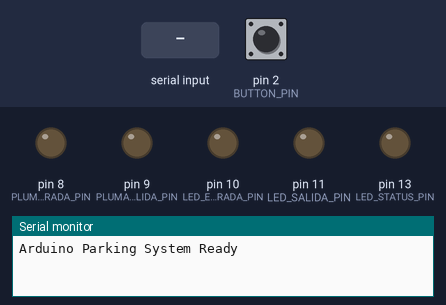
Simulated run of this sketch. Board: Arduino Uno, built with avr-gcc and run on an emulated ATmega328P. Parts: output pins drawn as LEDs (lit = HIGH), the last lines printed to the serial monitor. The inputs (shaded band) are chosen by the test bench; at power-on: pin 2 (BUTTON_PIN) HIGH.

Above: at 2.7 s.
2.8 s: pin 2 (BUTTON_PIN) pulled LOW for 0.15 s
At 3.9 s:
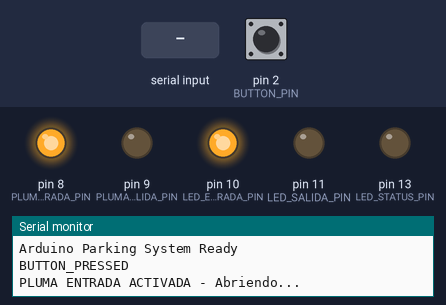
4.5 s: "OPEN_GATE\n" received over Serial
At 5.1 s:
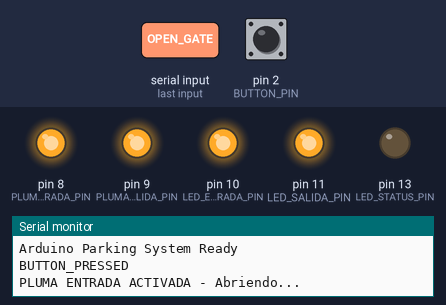
6.0 s: "CLOSE_ENTRY_GATE\n" received over Serial
At 6.3 s:
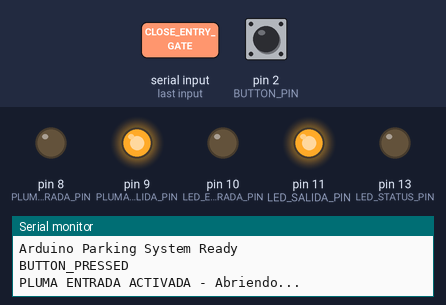
7.5 s: "CLOSE_GATE\n" received over Serial
At 8.7 s:
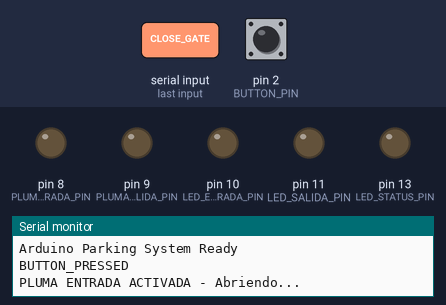
9.0 s: "OPEN_ENTRY_GATE\n" received over Serial
At 9.9 s:
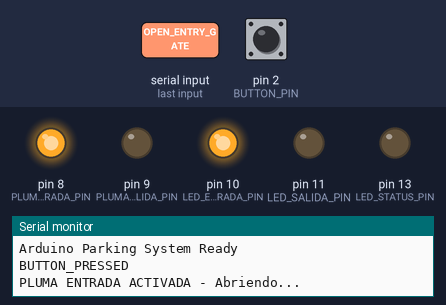
Timing chart, 0 to 25.5 s (numbered marks = the images above; inputs shaded):
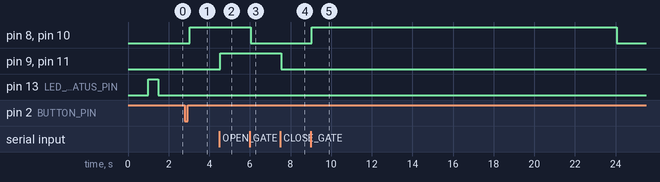

Measured:
- after the input at 2.8 s, pin 8 (PLUMA_ENTRADA_PIN), pin 10 (LED_ENTRADA_PIN): LOW → HIGH after 0.25 s
- after the input at 4.5 s, pin 9 (PLUMA_SALIDA_PIN), pin 11 (LED_SALIDA_PIN): LOW → HIGH after 0.05 s
- after the input at 6.0 s, pin 8 (PLUMA_ENTRADA_PIN), pin 10 (LED_ENTRADA_PIN): HIGH → LOW after 0.05 s
- after the input at 7.5 s, pin 9 (PLUMA_SALIDA_PIN), pin 11 (LED_SALIDA_PIN): HIGH → LOW after 0.06 s
- after the input at 9.0 s, pin 8 (PLUMA_ENTRADA_PIN), pin 10 (LED_ENTRADA_PIN): LOW → HIGH after 0.06 s, → LOW 15.0 s later

The sketch:

arduinoCodigo.ino
```cpp
/*
 * Sketch Arduino para Sistema de Parking Completo
 *
 * ENTRADA (Doble control):
 * - Botón físico en pin 2 → Controla pluma de entrada (pin 8)
 * - Comandos seriales → También controla pluma de entrada
 * - Cuando se presiona botón, abre pluma por 15 seg automáticamente
 * - Comandos: "OPEN_ENTRY_GATE" y "CLOSE_ENTRY_GATE"
 *
 * SALIDA:
 * - Solo comandos seriales → Controla pluma de salida (pin 9)
 * - Comandos: "OPEN_GATE" y "CLOSE_GATE"
 *
 * COMANDOS DISPONIBLES:
 * - "OPEN_ENTRY_GATE": Abre pluma entrada
 * - "CLOSE_ENTRY_GATE": Cierra pluma entrada
 * - "OPEN_GATE": Abre pluma salida
 * - "CLOSE_GATE": Cierra pluma salida
 * - "STATUS": Estado del sistema
 *
 * CONEXIONES:
 * - Botón: Pin 2 y GND
 * - Pluma entrada: Pin 8 (LOW=cerrada, HIGH=abierta)
 * - Pluma salida: Pin 9 (LOW=cerrada, HIGH=abierta)
 * - LED entrada: Pin 10 (HIGH=encendido cuando pluma abierta)
 * - LED salida: Pin 11 (HIGH=encendido cuando pluma abierta)
 * - LED status: Pin 13 (LED integrado para indicaciones)
 */

 const int BUTTON_PIN = 2;        // Pin donde está conectado el botón
 const int LED_STATUS_PIN = 13;   // LED integrado para status general
 const int PLUMA_ENTRADA_PIN = 8; // Pin para controlar la pluma de ENTRADA
 const int PLUMA_SALIDA_PIN = 9;  // Pin para controlar la pluma de SALIDA

 // Pines para LEDs individuales
 const int LED_ENTRADA_PIN = 10;  // LED para indicar estado de pluma ENTRADA
 const int LED_SALIDA_PIN = 11;   // LED para indicar estado de pluma SALIDA

 // Variables para debounce
 int lastButtonState = HIGH;
 int buttonState = HIGH;
 unsigned long lastDebounceTime = 0;
 unsigned long debounceDelay = 50;  // 50ms de debounce

 // Variables auxiliares
 bool initialized = false;
 bool buttonTypeDetected = false;
 bool buttonConnectsToGND = true; // true = conecta a GND, false = conecta a VCC

 // Estado de la pluma de ENTRADA
 bool plumaEntradaAbierta = false;
 unsigned long tiempoAperturaEntrada = 0;
 const unsigned long DURACION_PLUMA = 15000; // 15 segundos para que baje

 // Estado de la pluma de SALIDA
 bool plumaSalidaAbierta = false;
 unsigned long tiempoAperturaSalida = 0;
 const unsigned long DURACION_PLUMA_SALIDA = 10000; // 10 segundos para pluma salida

 // Procesamiento de comandos seriales
 String inputString = "";
 boolean stringComplete = false;

 void setup() {
   pinMode(BUTTON_PIN, INPUT_PULLUP);
   pinMode(LED_STATUS_PIN, OUTPUT);
   pinMode(PLUMA_ENTRADA_PIN, OUTPUT);
   pinMode(PLUMA_SALIDA_PIN, OUTPUT);
   pinMode(LED_ENTRADA_PIN, OUTPUT);
   pinMode(LED_SALIDA_PIN, OUTPUT);

   // Inicializar plumas y LEDs apagados
   digitalWrite(PLUMA_ENTRADA_PIN, LOW);
   digitalWrite(PLUMA_SALIDA_PIN, LOW);
   digitalWrite(LED_ENTRADA_PIN, LOW);
   digitalWrite(LED_SALIDA_PIN, LOW);

   Serial.begin(9600);
   inputString.reserve(200);

   delay(1000);

     if (!initialized) {
    Serial.println("Arduino Parking System Ready");
    initialized = true;
  }

   // Parpadeo de status
   digitalWrite(LED_STATUS_PIN, HIGH);
   delay(500);
   digitalWrite(LED_STATUS_PIN, LOW);

      // Detectar tipo de botón
   int initialReading = digitalRead(BUTTON_PIN);
   if (initialReading == LOW) {
     buttonConnectsToGND = true;
   } else {
     buttonConnectsToGND = false;
   }
   buttonTypeDetected = true;
 }

 void loop() {
   // Procesar comandos seriales
   processSerialCommands();

   // Leer botón con debounce
   int reading = digitalRead(BUTTON_PIN);
   if (reading != lastButtonState) {
     lastDebounceTime = millis();
   }

   if ((millis() - lastDebounceTime) > debounceDelay) {
     if (reading != buttonState) {
       buttonState = reading;

       bool buttonPressed = false;
       if (buttonConnectsToGND) {
         buttonPressed = (buttonState == LOW);
       } else {
         buttonPressed = (buttonState == HIGH);
       }

       // === MANTENIDO DE TU LÓGICA ORIGINAL ===
       if (buttonPressed && !plumaEntradaAbierta) {
         Serial.println("BUTTON_PRESSED");

         digitalWrite(PLUMA_ENTRADA_PIN, HIGH);
         digitalWrite(LED_ENTRADA_PIN, HIGH);

         Serial.println("PLUMA ENTRADA ACTIVADA - Abriendo...");

         plumaEntradaAbierta = true;
         tiempoAperturaEntrada = millis();
       }

       // No necesitamos mensaje cuando se libera el botón
     }
   }

   // Cierre automático de pluma entrada
   if (plumaEntradaAbierta && millis() - tiempoAperturaEntrada >= DURACION_PLUMA) {
     digitalWrite(PLUMA_ENTRADA_PIN, LOW);
     digitalWrite(LED_ENTRADA_PIN, LOW);
     plumaEntradaAbierta = false;
   }

   // Cierre automático de pluma salida
   if (plumaSalidaAbierta && millis() - tiempoAperturaSalida >= DURACION_PLUMA_SALIDA) {
     digitalWrite(PLUMA_SALIDA_PIN, LOW);
     digitalWrite(LED_SALIDA_PIN, LOW);
     plumaSalidaAbierta = false;
   }

   lastButtonState = reading;
   delay(50);
 }

 // === FUNCIONES PARA COMANDOS SERIALES ===
 void processSerialCommands() {
   while (Serial.available() > 0) {
     char inChar = (char)Serial.read();
     if (inChar == '\n' || inChar == '\r') {
       if (inputString.length() > 0) {
         stringComplete = true;
       }
     } else {
       inputString += inChar;
     }
   }

   if (stringComplete) {
     inputString.trim();
     processCommand(inputString);
     inputString = "";
     stringComplete = false;
   }
 }

   void processCommand(String command) {
    // Solo log para comandos importantes

    if (command.equals("OPEN_GATE")) {
      openSalidaGate();
    } else if (command.equals("CLOSE_GATE")) {
      closeSalidaGate();
    } else if (command.equals("OPEN_ENTRY_GATE")) {
      openEntradaGate();
    } else if (command.equals("CLOSE_ENTRY_GATE")) {
      closeEntradaGate();
    } else if (command.equals("STATUS")) {
      sendStatus();
    }
    // Comando no reconocido - no necesitamos log
  }

  // === ACCIONES DE GATES ===
  void openSalidaGate() {
    if (!plumaSalidaAbierta) {
      digitalWrite(PLUMA_SALIDA_PIN, HIGH);
      digitalWrite(LED_SALIDA_PIN, HIGH);
      plumaSalidaAbierta = true;
      tiempoAperturaSalida = millis();
    }
  }

  void closeSalidaGate() {
    if (plumaSalidaAbierta) {
      digitalWrite(PLUMA_SALIDA_PIN, LOW);
      digitalWrite(LED_SALIDA_PIN, LOW);
      plumaSalidaAbierta = false;
    }
  }

  void openEntradaGate() {
    if (!plumaEntradaAbierta) {
      digitalWrite(PLUMA_ENTRADA_PIN, HIGH);
      digitalWrite(LED_ENTRADA_PIN, HIGH);
      plumaEntradaAbierta = true;
      tiempoAperturaEntrada = millis();
    }
  }

  void closeEntradaGate() {
    if (plumaEntradaAbierta) {
      digitalWrite(PLUMA_ENTRADA_PIN, LOW);
      digitalWrite(LED_ENTRADA_PIN, LOW);
      plumaEntradaAbierta = false;
    }
  }

  void sendStatus() {
    Serial.println("=== ESTADO DEL SISTEMA ===");
    Serial.print("Pluma ENTRADA: ");
    Serial.println(plumaEntradaAbierta ? "ABIERTA" : "CERRADA");
    Serial.print("Pluma SALIDA: ");
    Serial.println(plumaSalidaAbierta ? "ABIERTA" : "CERRADA");
    Serial.print("Botón: ");
    Serial.println(buttonState == LOW ? "PRESIONADO" : "LIBERADO");
    Serial.println("==========================");
  }
 
```
